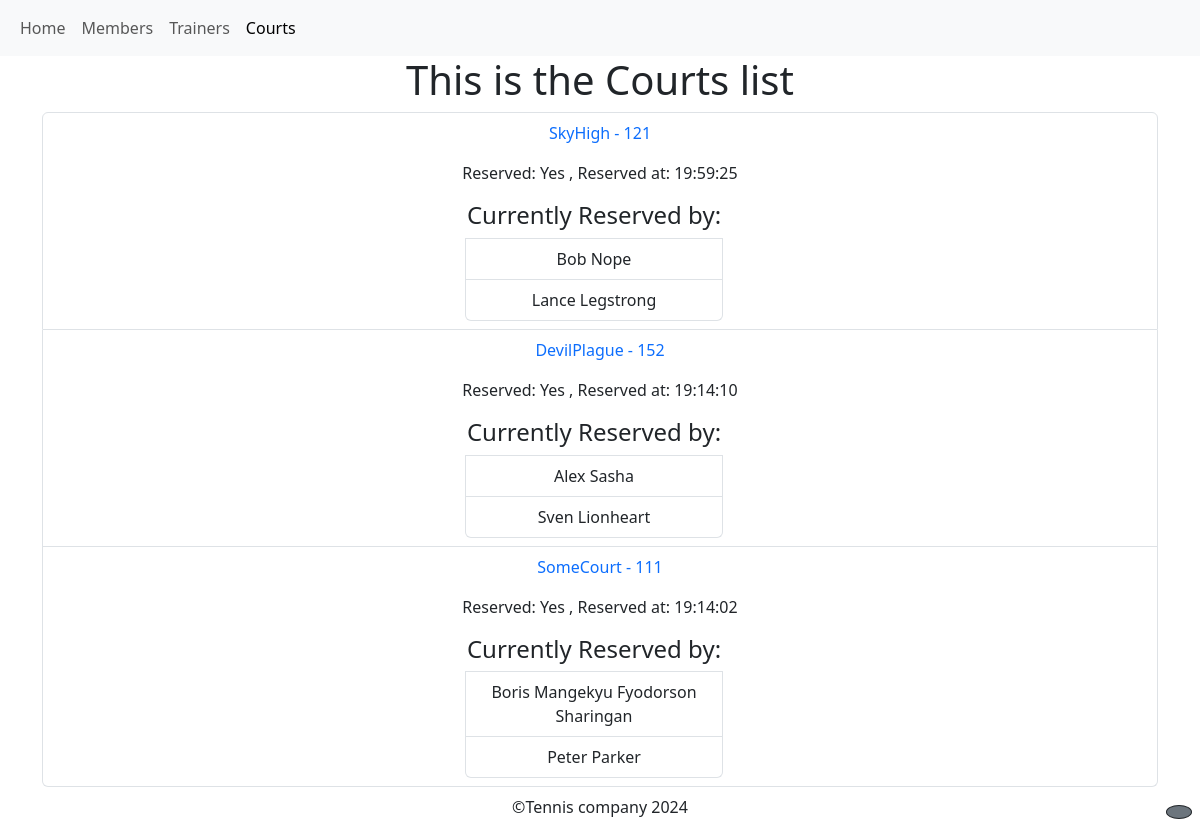
The page /courts/ on the database as committed earlier.
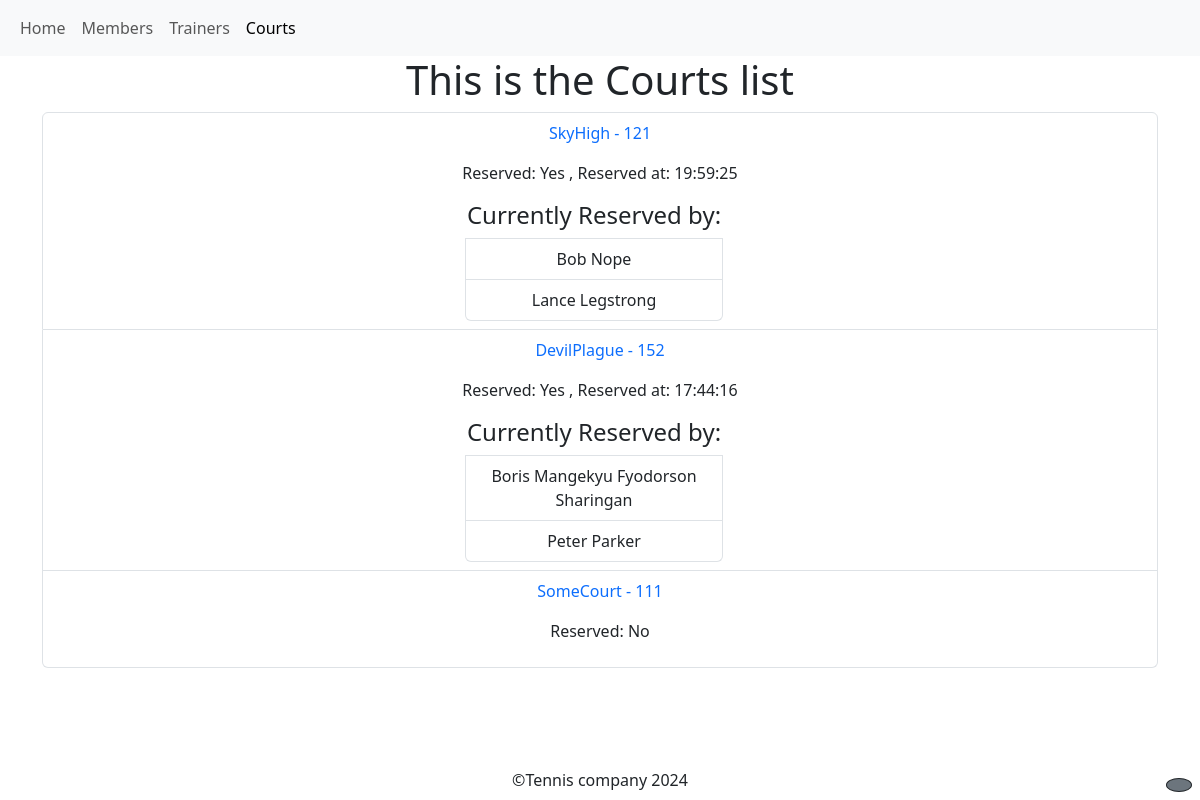
The same page on the database as committed later.
### courts/models.py (models this page shows, shortened)
class Court(models.Model):
    name = models.CharField(max_length=100)
    number = models.PositiveIntegerField(unique=True)
    is_occupied = models.BooleanField(default=False)
    occupation_time = models.DateTimeField(null=True, blank=True)

### members/models.py (models this page shows, shortened)
class Member(models.Model):
    fname = models.CharField(max_length=30)
    lname = models.CharField(max_length=30)
    email = models.EmailField()
    phone = models.CharField(max_length=13)
    join_date = models.DateField(max_length=254)
    court = models.ForeignKey(
        Court, on_delete=models.SET_NULL, null=True, blank=True, related_name="members"
    )
    def __str__(self):
        return f"{self.fname} {self.lname} "

### courts/views.py (the view)
# urls.py: path("", views.courts, name="courts"),
def courts(request):
    courts = Court.objects.all()
    context = {"courts": courts}
    return render(request, "courts_page.html", context=context)

### courts/templates/courts_page.html (shortened to what this page needs)
{%extends 'base.html'%} {%block title%}Courts {%endblock%} {%block content%}
<h1>This is the Courts list</h1>
<div class="container">
  <ul class="list-group">
    {%for court in courts%}
    <li class="list-group-item">
      <a class="text-decoration-none" href="court_details/{{court.id}}">
        <p>{{court.name}} - {{court.number}}</p></a
      >
      {%if court.is_occupied%}
      <p>
        Reserved: Yes , Reserved at: {{court.occupation_time| date:"H:i:s"}}
      </p>
      <ul class="list-group container mx-auto w-25 mt-3">
        <h4>Currently Reserved by:</h4>
        {%with court.members.all as members%} {%for member in members%}
        <li class="list-group-item">{{member}}</li>
        {%endfor%} {%endwith%}
      </ul>
      {%else%}
      <p>Reserved: No</p>
      {%endif%}
    </li>
    {%endfor%}
  </ul>
</div>
{%endblock%}

Rows that differ between the two databases and show on the page:
changed Court "DevilPlague": loses Member (fname+lname "Alex Sasha"); loses Member (fname+lname "Sven Lionheart"); occupation_time "19:14:10" → "17:44:16"; gains Member (fname+lname "Boris Mangekyu Fyodorson Sharingan"); gains Member (fname+lname "Peter Parker")
changed Court "SomeCourt": occupation_time "19:14:02" → (not shown); loses Member (fname+lname "Boris Mangekyu Fyodorson Sharingan"); loses Member (fname+lname "Peter Parker"); is_occupied "Reserved: Yes , Reserved at: Currently Reserved by:" → "Reserved: No"
